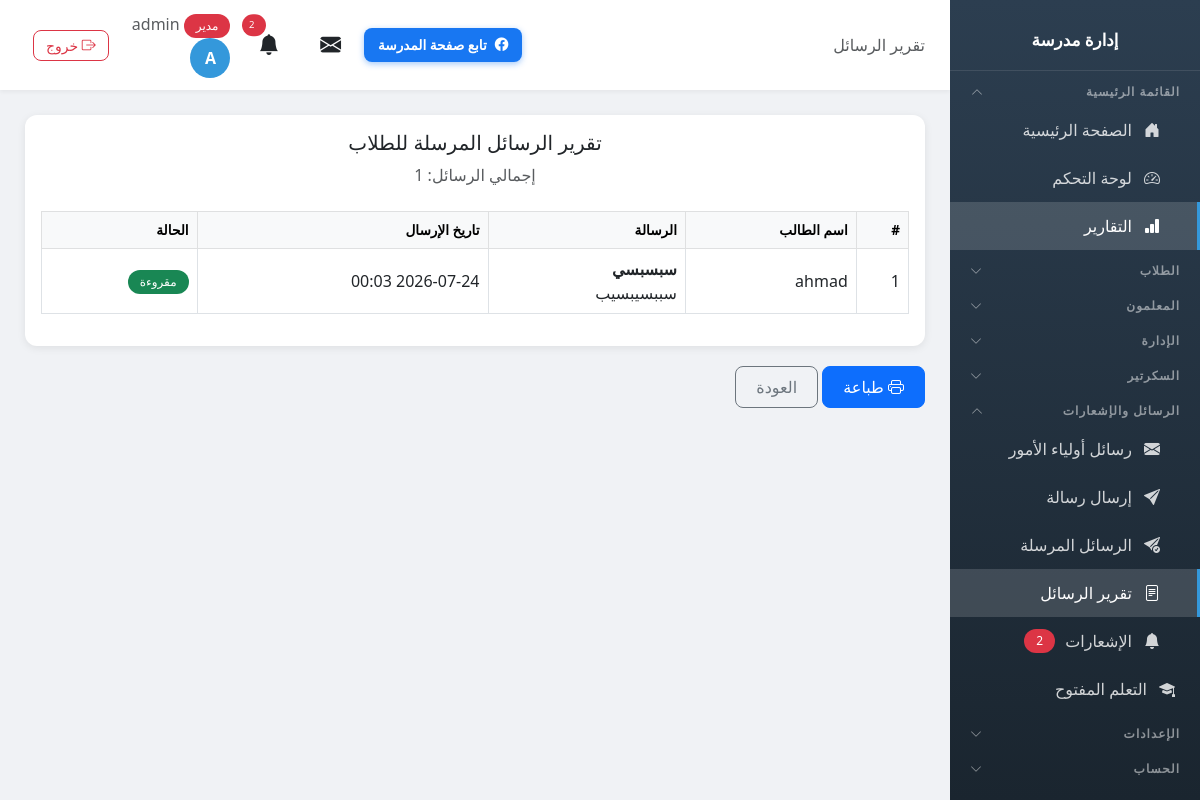
/messages/report/ (signed in), run on the app's committed database.
### school/models.py (models this page shows, shortened)
class Profile(models.Model):
    ROLE_CHOICES = [
        ('admin', 'مدير'),
        ('vice_principal', 'نائب مدير'),
        ('secretary', 'سكرتير'),
        ('teacher', 'معلم'),
        ('student', 'طالب'),
    ]
    user = models.OneToOneField(User, on_delete=models.CASCADE, related_name='profile')
    role = models.CharField('الدور', max_length=20, choices=ROLE_CHOICES, default='student')
    phone = models.CharField('رقم الهاتف', max_length=20, blank=True)

class Message(models.Model):
    sender = models.ForeignKey(User, on_delete=models.SET_NULL, null=True, blank=True, related_name='sent_messages', verbose_name='المرسل')
    recipient = models.ForeignKey(User, on_delete=models.SET_NULL, null=True, blank=True, related_name='received_messages', verbose_name='المستلم')
    subject = models.CharField('الموضوع', max_length=200)
    content = models.TextField('المحتوى')
    is_read = models.BooleanField('مقروء', default=False)
    parent_name = models.CharField('اسم ولي الأمر', max_length=200, blank=True, help_text='يستخدم عند إرسال ولي الأمر')
    parent_phone = models.CharField('هاتف ولي الأمر', max_length=20, blank=True)
    created_at = models.DateTimeField('تاريخ الإرسال', auto_now_add=True)
    class Meta:
        verbose_name = 'رسالة'
        verbose_name_plural = 'الرسائل'
        ordering = ['-created_at']

### school/views.py (the view)
# urls.py: path('messages/report/', views.messages_report, name='messages_report'),
@login_required
def messages_report(request):
    if not has_perm(request.user, 'messages', 'view'):
        messages.error(request, 'ليس لديك صلاحية')
        return redirect('dashboard')
    msgs = Message.objects.filter(recipient__profile__role='student').select_related('sender', 'recipient').order_by('-created_at')
    info = SchoolInfo.objects.first()
    return render(request, 'school/messages_report.html', {
        'messages_qs': msgs,
        'info': info,
    })

### templates/school/messages_report.html (shortened to what this page needs)
{% extends 'school/base.html' %}
{% load static %}
{% block page_heading %}تقرير الرسائل{% endblock %}
{% block content %}
<div class="card" id="reportCard">
    <div class="card-body">
        <div class="text-center mb-4">
            <h5>تقرير الرسائل المرسلة للطلاب</h5>
            <p class="text-muted">إجمالي الرسائل: {{ messages_qs|length }}</p>
        </div>
        {% if messages_qs %}
        <div class="table-responsive">
            <table class="table table-bordered table-hover">
                <thead class="table-light">
                    <tr>
                        <th>#</th>
                        <th>اسم الطالب</th>
                        <th>الرسالة</th>
                        <th>تاريخ الإرسال</th>
                        <th>الحالة</th>
                    </tr>
                </thead>
                <tbody>
                    {% for m in messages_qs %}
                    <tr class="{% if not m.is_read %}unread{% endif %}">
                        <td>{{ forloop.counter }}</td>
                        <td>
                            {% if m.recipient %}
                            {{ m.recipient.first_name|default:m.recipient.username }}
                            {% else %}
                            ---
                            {% endif %}
                        </td>
                        <td>
                            <strong>{{ m.subject }}</strong><br>
                            {{ m.content|truncatechars:120 }}
                        </td>
                        <td>{{ m.created_at|date:'Y-m-d H:i' }}</td>
                        <td>
                            {% if m.is_read %}
                            <span class="badge bg-success">مقروءة</span>
                            {% else %}
                            <span class="badge bg-danger">غير مقروءة</span>
                            {% endif %}
                        </td>
                    </tr>
                    {% endfor %}
                </tbody>
            </table>
        </div>
        {% else %}
        <p class="text-muted text-center">لا توجد رسائل مرسلة للطلاب</p>
        {% endif %}
    </div>
</div>
<div class="mt-3 no-print">
    <button class="btn btn-primary" onclick="window.print()"><i class="bi bi-printer"></i> طباعة</button>
    <a href="{% url 'send_message' %}" class="btn btn-outline-secondary">العودة</a>
</div>
{% endblock %}

### templates/school/base.html (shortened to what this page needs)
<!DOCTYPE html>
<html lang="ar" dir="rtl">
<head>
    <link href="https://cdn.jsdelivr.net/npm/bootstrap@5.3.0/dist/css/bootstrap.min.css" rel="stylesheet">
    <link href="https://cdn.jsdelivr.net/npm/bootstrap@5.3.0/dist/css/bootstrap.rtl.min.css" rel="stylesheet">
    <link rel="stylesheet" href="https://cdn.jsdelivr.net/npm/bootstrap-icons@1.11.0/font/bootstrap-icons.css">
    <link href="https://cdn.jsdelivr.net/npm/select2@4.1.0-rc.0/dist/css/select2.min.css" rel="stylesheet" />
    <link href="https://cdn.jsdelivr.net/npm/select2-bootstrap-5-theme@1.3.0/dist/select2-bootstrap-5-theme.rtl.min.css" rel="stylesheet" />
    <link rel="stylesheet" href="https://unpkg.com/leaflet@1.9.4/dist/leaflet.css" />
</head>
<body>
    {% if user.is_authenticated %}
    <div class="sidebar" id="sidebar">
        <div class="brand">
            <h4>إدارة مدرسة {{ school_info.name_ar }}</h4>
        </div>
        {% if user.is_authenticated %}
        <button class="nav-section nav-toggle" type="button" data-target="collapse-main" aria-expanded="false">
            <span>القائمة الرئيسية</span><i class="bi bi-chevron-down"></i>
        </button>
        <div class="nav-collapse" id="collapse-main">
        <a href="{% url 'home' %}" class="nav-link {% if request.resolver_match.url_name == 'home' %}active{% endif %}">
            <i class="bi bi-house-door-fill"></i> الصفحة الرئيسية
        </a>
        <a href="{% url 'dashboard' %}" class="nav-link {% if request.resolver_match.url_name == 'dashboard' %}active{% endif %}">
            <i class="bi bi-speedometer2"></i> لوحة التحكم
        </a>
        {% if 'reports_view' in user_perms %}
        <a href="{% url 'reports' %}" class="nav-link {% if request.resolver_match.url_name == 'reports' or 'report' in request.resolver_match.url_name %}active{% endif %}">
            <i class="bi bi-bar-chart-fill"></i> التقارير
        </a>
        {% endif %}
        </div>
        {% if 'students_view' in user_perms or 'students_add' in user_perms or 'notes_view' in user_perms or 'levels_view' in user_perms or 'discipline_view' in user_perms or 'discipline_add' in user_perms %}
        <button class="nav-section nav-toggle" type="button" data-target="collapse-students" aria-expanded="false">
            <span>الطلاب</span><i class="bi bi-chevron-down"></i>
        </button>
        {% endif %}
        {% if 'teachers_view' in user_perms or 'teachers_add' in user_perms or 'nominations_view' in user_perms or 'guardians_view' in user_perms %}
        <button class="nav-section nav-toggle" type="button" data-target="collapse-teachers" aria-expanded="false">
            <span>المعلمون</span><i class="bi bi-chevron-down"></i>
        </button>
        {% endif %}
        {% if 'classes_view' in user_perms or 'subjects_view' in user_perms or 'announcements_view' in user_perms or 'agenda_view' in user_perms or 'leaves_view' in user_perms or 'lateness_view' in user_perms or 'meetings_view' in user_perms or 'supervisor_visits_view' in user_perms or 'inspection_visits_view' in user_perms or 'visit_program_view' in user_perms or 'absence_view' in user_perms or 'schedule_view' in user_perms or 'certificates_view' in user_perms or 'exams_view' in user_perms or 'survey_view' in user_perms %}
        <button class="nav-section nav-toggle" type="button" data-target="collapse-admin" aria-expanded="false">
            <span>الإدارة</span><i class="bi bi-chevron-down"></i>
        </button>
        {% endif %}
        {% if 'incoming_view' in user_perms or 'outgoing_view' in user_perms or 'no_objection_view' in user_perms %}
        <button class="nav-section nav-toggle" type="button" data-target="collapse-secretary" aria-expanded="false">
            <span>السكرتير</span><i class="bi bi-chevron-down"></i>
        </button>
        {% endif %}
        {% if 'messages_view' in user_perms or 'messages_send' in user_perms %}
        <button class="nav-section nav-toggle" type="button" data-target="collapse-messages" aria-expanded="false">
            <span>الرسائل والإشعارات</span><i class="bi bi-chevron-down"></i>
        </button>
        <div class="nav-collapse" id="collapse-messages">
        {% endif %}
        {% if 'messages_view' in user_perms %}
        <a href="{% url 'message_list' %}" class="nav-link {% if request.resolver_match.url_name == 'message_list' %}active{% endif %}">
            <i class="bi bi-envelope-fill"></i> رسائل أولياء الأمور
        </a>
        {% endif %}
        {% if 'messages_send' in user_perms %}
        <a href="{% url 'send_message' %}" class="nav-link {% if request.resolver_match.url_name == 'send_message' or request.resolver_match.url_name == 'send_message_to' %}active{% endif %}">
            <i class="bi bi-send-fill"></i> إرسال رسالة
        </a>
        <a href="{% url 'sent_messages' %}" class="nav-link {% if request.resolver_match.url_name == 'sent_messages' %}active{% endif %}">
            <i class="bi bi-send-check-fill"></i> الرسائل المرسلة
        </a>
        {% endif %}
        {% if 'messages_view' in user_perms %}
        <a href="{% url 'messages_report' %}" class="nav-link {% if request.resolver_match.url_name == 'messages_report' %}active{% endif %}">
            <i class="bi bi-file-text"></i> تقرير الرسائل
        </a>
        {% endif %}
        <a href="{% url 'notification_list' %}" class="nav-link {% if request.resolver_match.url_name == 'notification_list' %}active{% endif %}">
            <i class="bi bi-bell-fill"></i> الإشعارات
            {% if unread_notifications_count > 0 %}
            <span class="badge bg-danger rounded-pill">{{ unread_notifications_count }}</span>
            {% endif %}
        </a>
        {% if 'messages_view' in user_perms or 'messages_send' in user_perms %}
        </div>
        {% endif %}
        {% if 'open_learning_view' in user_perms %}
        <a href="{% url 'open_learning_list' %}" class="nav-link {% if 'open_learning' in request.resolver_match.url_name %}active{% endif %}">
            <i class="bi bi-mortarboard-fill"></i> التعلم المفتوح
        </a>
        {% endif %}
        {% if 'settings_accounts' in user_perms or 'settings_whatsapp' in user_perms or 'settings_links' in user_perms or user.profile.role == 'admin' %}
        <button class="nav-section nav-toggle" type="button" data-target="collapse-settings" aria-expanded="false">
            <span>الإعدادات</span><i class="bi bi-chevron-down"></i>
        </button>
        {% endif %}
        <button class="nav-section nav-toggle" type="button" data-target="collapse-account" aria-expanded="false">
            <span>الحساب</span><i class="bi bi-chevron-down"></i>
        </button>
        {% endif %}
    </div>
    <div class="main-content">
        <div class="top-bar">
            <div>
                <span class="d-none d-md-inline text-muted">{% block page_heading %}{% endblock %}</span>
            </div>
            <div style="display:flex; align-items:center; gap:10px;">
                <a href="https://www.facebook.com/ALMANSOUR.SCHOOL.YATTA" target="_blank" rel="noopener" class="btn btn-social-fb d-none d-md-inline-flex align-items-center gap-2">
                    <i class="bi bi-facebook"></i> تابع صفحة المدرسة
                </a>
                <div class="user-info">
                <div class="dropdown d-inline-block mx-2" id="messageBell">
                    <button class="btn btn-link text-reset position-relative p-1" type="button" data-bs-toggle="dropdown" aria-expanded="false" style="font-size: 1.3rem;">
                        <i class="bi bi-envelope-fill"></i>
                    </button>
                </div>
                <div class="dropdown d-inline-block mx-2" id="notificationBell">
                    <button class="btn btn-link text-reset position-relative p-1" type="button" data-bs-toggle="dropdown" aria-expanded="false" style="font-size: 1.3rem;">
                        <i class="bi bi-bell-fill"></i>
                        {% if unread_notifications_count > 0 %}
                        <span class="position-absolute top-0 start-100 translate-middle badge rounded-pill bg-danger" style="font-size: 0.6rem;">
                            {{ unread_notifications_count }}
                        </span>
                        {% endif %}
                    </button>
                </div>
                <a href="{% url 'my_account' %}" class="text-decoration-none text-reset">
                    <span class="text-muted d-none d-sm-inline">
                        <span class="badge bg-{% if user.profile.role == 'admin' %}danger{% elif user.profile.role == 'teacher' %}success{% else %}info{% endif %}">
                            {{ user.profile.get_role_display }}
                        </span>
                        {{ user.first_name|default:user.username }}
                    </span>
                    <div class="avatar">{{ user.first_name|first|default:user.username|first|upper }}</div>
                </a>
                <a href="{% url 'logout' %}" class="btn btn-sm btn-outline-danger ms-2" title="تسجيل الخروج">
                    <i class="bi bi-box-arrow-right"></i> <span class="d-none d-sm-inline">خروج</span>
                </a>
                </div>
                </div>
            </div>
        <div class="page-content">
            {% block content %}{% endblock %}
        </div>
    </div>
    {% endif %}
</body>
</html>

### data on the page
Message: recipient.first_name "ahmad", subject "سبسبسي", content "سببسيبسيب", created_at "2026-07-24 00:03", is_read "مقروءة"

### other printed values
{{ unread_notifications_count }} "2"
{{ user.profile.get_role_display }} "مدير"
{{ user.first_name|default:user.username }} "admin"
{{ user.first_name|first|default:user.username|first|upper }} "A"
{{ messages_qs|length }} "1"
